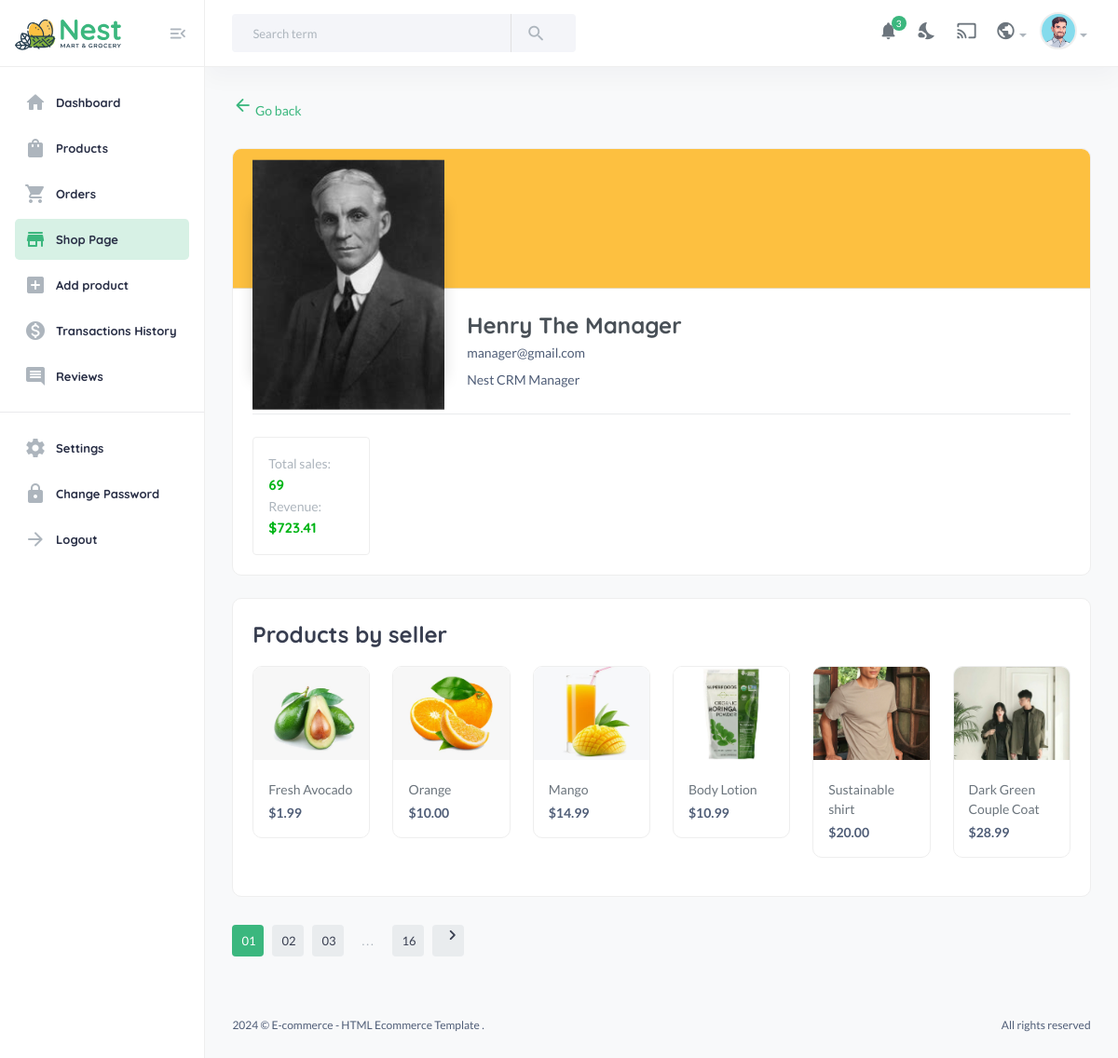
The app's page /useradmin/shop-page/ (signed in), older data.
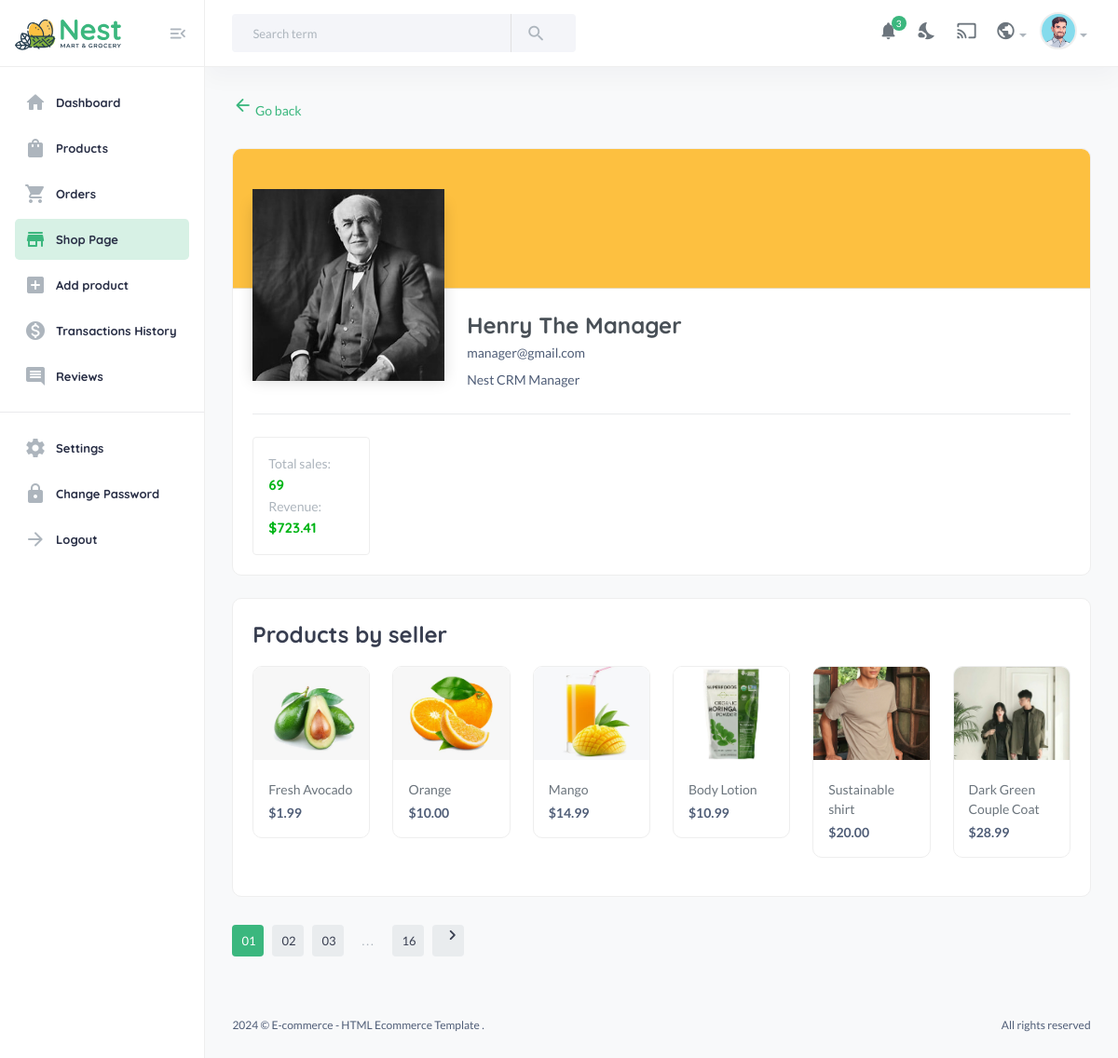
The same page, newer data.
### userauths/models.py (models this page shows, shortened)
class User(AbstractUser):
    email = models.EmailField(unique=True, null=False)
    username = models.CharField(max_length=255)
    bio = models.CharField(max_length=255)
    USERNAME_FIELD = "email"
    REQUIRED_FIELDS = ['username']

class Profile(models.Model):
    user = models.OneToOneField(User, on_delete=models.CASCADE)
    image = models.ImageField(upload_to="image", default="image/anonymous.webp")
    full_name = models.CharField(max_length=200)
    bio = models.CharField(max_length=200, null=True, blank=True)
    phone = models.CharField(max_length=200)
    verified = models.BooleanField(default=False)
    address = models.CharField(max_length=200, null=True, blank=True)
    country = models.CharField(max_length=200, null=True, blank=True)

### useradmin/decorators.py (the view)
    def wrapper(request, *args, **kwargs):
        if not request.user.is_superuser:
            messages.warning(request, "You are not authorized to access this page.")
            return redirect('userauths:sign-in')
        return view_function(request, *args, **kwargs)

### core/context_processors.py (called while the page is built)
def default(request):
    categories = Category.objects.all()
    vendors = Vendor.objects.all()
    min_max_price = Product.objects.aggregate(Min("price"), Max("price"))
    user_wishlist = []
    if request.user.is_authenticated:
        user_wishlist = [item.product.pid for item in WishList.objects.filter(user=request.user)]
    try:
        address = Address.objects.get(user=request.user)
    except:
        address = None
    return {
        'categories': categories,
        'vendors': vendors,
        'address': address,
        'min_max_price': min_max_price,
        'user_wishlist': user_wishlist,
    }

### useradmin/views.py (called while the page is built)
@admin_required
def shop_page(request):
    products = Product.objects.all()
    revenue = CartOrder.objects.aggregate(price=Sum("price"))
    total_sales = CartOrderItem.objects.aggregate(quantity=Sum("quantity"))
    context = {
        "products": products,
        "revenue": revenue,
        "total_sales": total_sales,
    }
    return render(request, "useradmin/shop-page.html", context)

### templates/useradmin/shop-page.html
{% extends 'useradmin/base.html' %} {% load static %} {% block content %}
<section class="content-main">
  <div class="content-header">
    <a href="javascript:history.back()"
      ><i class="material-icons md-arrow_back"></i> Go back
    </a>
  </div>
  <div class="card mb-4">
    <div class="card-header bg-brand-2" style="height: 150px"></div>
    <div class="card-body">
      <div class="row">
        <div class="col-xl col-lg flex-grow-0" style="flex-basis: 230px">
          <div
            class="img-thumbnail shadow w-100 bg-white position-relative text-center"
            style="height: 190px; width: 200px; margin-top: -120px"
          >
            <img
              src="{{request.user.profile.image.url}}"
              class="center-xy img-fluid"
              alt="Logo Brand"
            />
          </div>
        </div>
        <div class="col-xl col-lg">
          <h3>{{request.user.profile.full_name}}</h3>
          <p>{{request.user.email}}</p>
          <p>{{request.user.profile.bio}}</p>
        </div>
      </div>
      <hr class="my-4" />
      <div class="row g-4">
        <div class="col-md-12 col-lg-4 col-xl-2">
          <article class="box">
            <p class="mb-0 text-muted">Total sales:</p>
            <h5 class="text-success">{{total_sales.quantity|default:"No sales yet"}}</h5>
            <p class="mb-0 text-muted">Revenue:</p>
            <h5 class="text-success mb-0">${{revenue.price|floatformat:2}}</h5>
          </article>
        </div>
      </div>
    </div>
  </div>
  <div class="card mb-4">
    <div class="card-body">
      <h3 class="card-title">Products by seller</h3>
      <div class="row">
        {% for product in products %}
        <div class="col-xl-2 col-lg-3 col-md-6">
          <div class="card card-product-grid">
            <a href="#" class="img-wrap">
              <img src="{{product.image.url}}" style="height: 100px; width: 100%; object-fit:cover;" alt="Product" />
            </a>
            <div class="info-wrap">
              <a href="#" class="title">{{product.title}}</a>
              <div class="price mt-1">${{product.price|floatformat:2}}</div>
            </div>
          </div>
        </div>
        {% endfor%}
      </div>
    </div>
  </div>
  <div class="pagination-area mt-30 mb-50">
    <nav aria-label="Page navigation example">
      <ul class="pagination justify-content-start">
        <li class="page-item active"><a class="page-link" href="#">01</a></li>
        <li class="page-item"><a class="page-link" href="#">02</a></li>
        <li class="page-item"><a class="page-link" href="#">03</a></li>
        <li class="page-item"><a class="page-link dot" href="#">...</a></li>
        <li class="page-item"><a class="page-link" href="#">16</a></li>
        <li class="page-item">
          <a class="page-link" href="#"
            ><i class="material-icons md-chevron_right"></i
          ></a>
        </li>
      </ul>
    </nav>
  </div>
</section>
{% endblock %}

Row changes from the older to the newer data that the page shows:
changed through a linked row, User "manager@gmail.com": user.profile.image: a different picture
